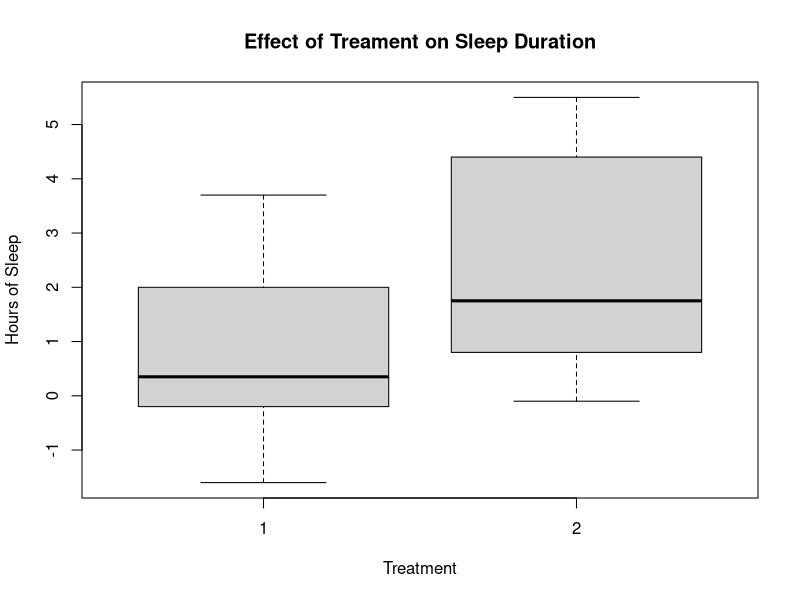

The R source for this figure:
# Conducting a paired-samples t-test.  ------------------------------------
#Author: Ryan Donovan (ryan.donovan@universityofgalway.ie)
#Dataset: sleep dataset taken from base R


# Step 1: View the Dataset ------------------------------------------------

print(sleep)

# Step 2: Calculate descriptive statistics --------------------------------

#summary(sleep)

aggregate(sleep, extra ~ group, FUN = mean) #the aggregate function enables you to compute
#descriptive statistics per sub-groups.

# Step 3: Run paired-samples t-test

t.test(sleep$extra[sleep$group == 1],

       sleep$extra[sleep$group == 2],

       paired = TRUE)

# Step 4: Generate Box-Plot


plot(sleep$group, sleep$extra, xlab = "Treatment", ylab = "Hours of Sleep",
     main = "Effect of Treament on Sleep Duration")

